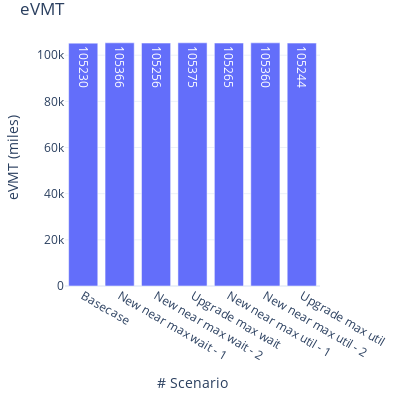

Notebook source saved alongside this figure:
### Markdown cell above
## 5.2 eVMT

### Code cell
fig = go.Figure(
    data=[
        go.Bar(
            name="eVMT",
            x=count_stats['analysis_id'],
            y=count_stats['evmt'],
            offsetgroup=1,
            text=count_stats['evmt'],
            textposition='auto',
        )
    ],
    layout=go.Layout(
        title="eVMT",
        yaxis_title="eVMT (miles)", 
        xaxis_title="# Scenario", uniformtext_minsize=8, uniformtext_mode='hide', width=400, height=400
        
    )
)
fig.update_xaxes(type='category', tickvals=[0, 1, 2, 3, 4, 5, 6], ticktext=['Basecase', 'New near max wait - 1', 'New near max wait - 2', 'Upgrade max wait', 'New near max util - 1', 'New near max util - 2', 'Upgrade max util'])
fig.update_layout(margin=dict(l=20, r=20, t=30, b=20), uniformtext_minsize=8, uniformtext_mode='hide', template='plotly_white')
fig.show()

### Figure 1 — Plotly figure (JSON) as saved in the notebook; plotly's stock layout.template omitted (floating-point values rounded to 4 significant figures)
{"data": [{"name": "eVMT", "offsetgroup": "1", "text": [105230, 105366, 105256, 105375, 105265, 105360, 105244], "textposition": "auto", "type": "bar", "x": [484, 483, 482, 481, 480, 479, 478], "y": [105230, 105366, 105256, 105375, 105265, 105360, 105244]}], "layout": {"height": 400, "margin": {"b": 20, "l": 20, "r": 20, "t": 30}, "title": {"text": "eVMT"}, "uniformtext": {"minsize": 8, "mode": "hide"}, "width": 400, "xaxis": {"autorange": true, "range": [-0.5, 6.5], "ticktext": ["Basecase", "New near max wait - 1", "New near max wait - 2", "Upgrade max wait", "New near max util - 1", "New near max util - 2", "Upgrade max util"], "tickvals": [0, 1, 2, 3, 4, 5, 6], "title": {"text": "# Scenario"}, "type": "category"}, "yaxis": {"autorange": true, "range": [0, 110900.0], "title": {"text": "eVMT (miles)"}, "type": "linear"}}}
